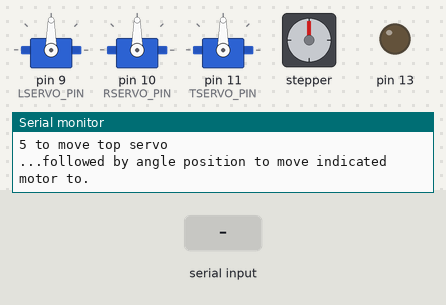
This sketch was run on a simulated Arduino Mega 2560, built with avr-gcc and run on an emulated ATmega2560. Shown: 3 × servo, stepper motor, output pins drawn as LEDs (lit = HIGH), the last lines printed to the serial monitor. The inputs (shaded band) are chosen by the test bench. Stepper angles assume 200 steps per turn.

Above: at 1.3 s.
1.4 s: "1,90\n" received over Serial
At 2.3 s:
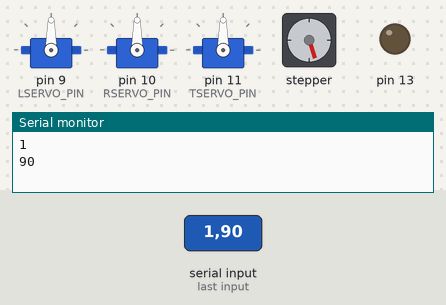
3.0 s: "1,90,45\n" received over Serial
At 3.5 s:
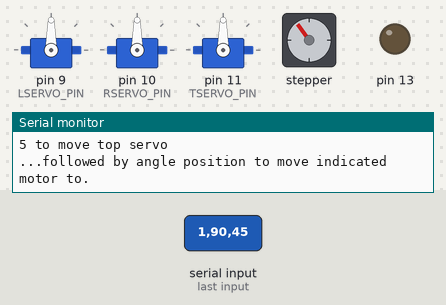
4.6 s: "1,90\n" received over Serial
At 5.9 s:
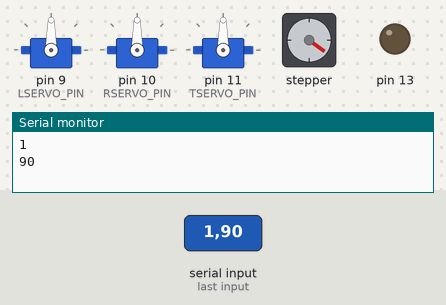
6.2 s: "1,90,45\n" received over Serial
At 7.2 s:
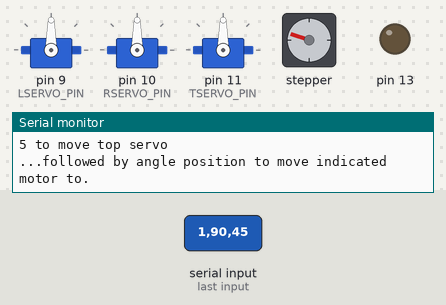
Timing chart, 0 to 8.8 s (numbered marks = the images above; inputs shaded):
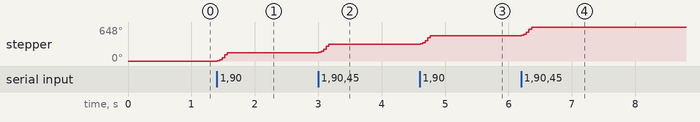

The sketch:

Servo_Stepper_Tart.ino
```cpp
#include <AccelStepper.h>
#include <Servo.h>

// Stepper motors pins
#define MOTOR_1_PWM 3
#define MOTOR_1_DIR 4
#define MOTOR_2_PWM 5
#define MOTOR_2_DIR 6
#define MOTOR_3_PWM 7
#define MOTOR_3_DIR 8
#define MOTOR_2_LIMIT 24
#define MOTOR_3_LIMIT 26

#define STEPPER_1_MAX_SPEED 3000
#define STEPPER_1_MAX_ACCEL 10000

#define STEPPER_2_MAX_SPEED 2000
#define STEPPER_2_MAX_ACCEL 30000

#define STEPPER_3_MAX_SPEED 2000
#define STEPPER_3_MAX_ACCEL 30000

// Servo motors pins
#define LSERVO_PIN 9 // left servo motor
#define RSERVO_PIN 10 // right servo motor
#define TSERVO_PIN 11 // top servo motor

// Define steppers and the pins they will use
AccelStepper stepper1(AccelStepper::DRIVER, MOTOR_1_PWM, MOTOR_1_DIR);
AccelStepper stepper2(AccelStepper::DRIVER, MOTOR_2_PWM, MOTOR_2_DIR);
AccelStepper stepper3(AccelStepper::DRIVER, MOTOR_3_PWM, MOTOR_3_DIR);

Servo LServo, RServo, TServo;

long pos1 = 3600.0;
long pos2 = 5678.0;
long pos3 = 5678.0;
int pos4, pos5;

long currentPos1, currentPos2, currentPos3;

long maxpos3 = 3500000; //degrees
long maxpos2 = 4500000; //degrees

int angle, choice;
char dump;

const long DEG_TO_STEP=15;

long degtostep(long deg){
  return deg*DEG_TO_STEP;
}

void dumpSerial(){
  while(Serial.available()>0){
    dump = Serial.read();
  }
}


int readAngle(){
  while(Serial.available()==0){}
  int angle = Serial.parseInt();
  dumpSerial();
  Serial.println(angle);
  return angle;
}

void printChoices(){
  Serial.println("Please choose:");
  Serial.println("1 to move bottom stepper motor");
  Serial.println("2 to move RIGHT stepper motor");
  Serial.println("3 to move left stepper motor");
  Serial.println("4 to move L/R servos");
  Serial.println("5 to move top servo");
  Serial.println("...followed by angle position to move indicated motor to.");
}

void printPos(){

}

void setup()
{

  Serial.begin(9600);
  // Setup servo motors
  LServo.attach(LSERVO_PIN);
  RServo.attach(RSERVO_PIN);
  TServo.attach(TSERVO_PIN);

  // Setup stepper motors
  stepper1.setMaxSpeed(STEPPER_1_MAX_SPEED);
  stepper1.setAcceleration(STEPPER_1_MAX_ACCEL);

  stepper2.setMaxSpeed(STEPPER_2_MAX_SPEED);
  stepper2.setAcceleration(STEPPER_2_MAX_ACCEL);

  stepper3.setMaxSpeed(STEPPER_2_MAX_SPEED);
  stepper3.setAcceleration(STEPPER_3_MAX_ACCEL);


  pinMode(MOTOR_2_LIMIT, INPUT);
  pinMode(MOTOR_3_LIMIT, INPUT);
  pinMode(13, OUTPUT);

  digitalWrite(13, HIGH);
  /*
  //Moves to reference position for motors 2 and 3
  while(digitalRead(MOTOR_2_LIMIT)&&digitalRead(MOTOR_3_LIMIT)){
    stepper2.run();
    stepper3.run();
  }

  if(!digitalRead(MOTOR_2_LIMIT)) {

    stepper2.stop();
    stepper2.setCurrentPosition(0);
    while(digitalRead(MOTOR_3_LIMIT)){
      stepper3.run();
    }
    stepper3.stop();
    stepper3.setCurrentPosition(0);
  }

  else {
    stepper3.stop();
    stepper3.setCurrentPosition(0);
    while(digitalRead(MOTOR_2_LIMIT)){
      stepper2.run();
    }
    stepper2.stop();
    stepper2.setCurrentPosition(0);
  }
  */
  digitalWrite(13, LOW);


  printChoices();

  while(Serial.available()>0){
    dump = Serial.read();
  }

}

void loop()
{

  if(Serial.available()>0){

    choice = Serial.parseInt();

    dumpSerial();
    Serial.print(choice);
    Serial.println();

    // Move base stepper motor
    if(choice == 1){

      pos1 = readAngle();
      stepper1.move(pos1);
      while(stepper1.distanceToGo()!=0){
        stepper1.run();
      }
    }

    // Move right stepper motor
    else if(choice == 2){
      pos2 = readAngle();
      if(pos2>maxpos2){
        Serial.print("Enter a value less than ");
        Serial.println(maxpos2);
      }
      else{
        pos2 = degtostep(pos2);
        stepper2.move(pos2);
        while(stepper2.distanceToGo()!=0){

            stepper2.run();

        }
      }
    }

    // Move left stepper motor
    else if(choice == 3){
      pos3 = readAngle();
      if(pos3>maxpos3){
        Serial.print("Enter a value less than ");
        Serial.println(maxpos3);
      }
      else{
        pos3=degtostep(pos3)*-1;
        stepper3.move(pos3);
        while(stepper3.distanceToGo()!=0){

            stepper3.run();

        }
      }
    }

    // Move L/R Servo motors
    else if(choice == 4){
      pos4 = readAngle();
      LServo.write(pos4);
      RServo.write(180-pos4);
    }

    // Move top servo motor
    else if(choice == 5){
      pos5 = readAngle();
      TServo.write(pos5);
    }

    else{
      printChoices();
    }
  }
}
```

Measured:
- after the input at 1.4 s, stepper: turns 162° clockwise in 0.18 s, starting at once
- after the input at 3.0 s, stepper: turns 162° clockwise in 0.18 s, starting at once
- after the input at 4.6 s, stepper: turns 162° clockwise in 0.18 s, starting at once
- after the input at 6.2 s, stepper: turns 162° clockwise in 0.18 s, starting at once
